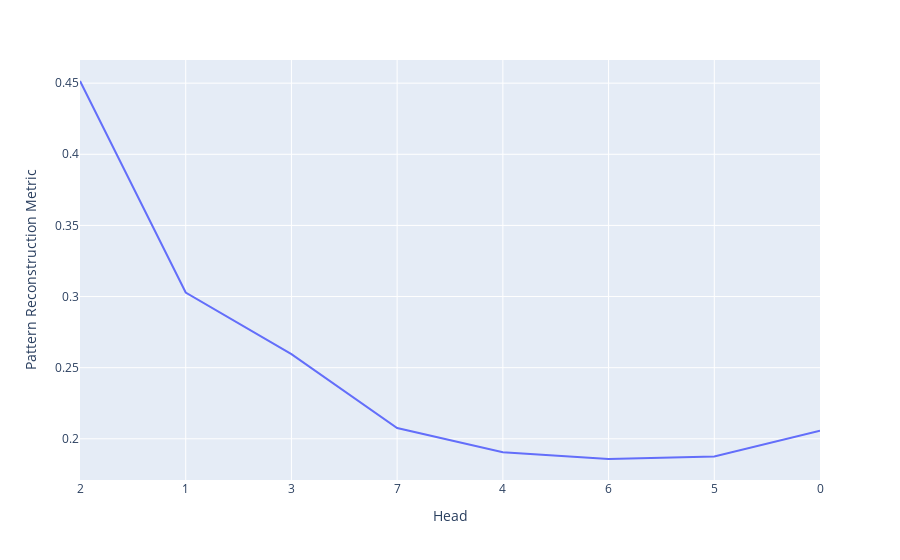

This figure's notebook cell:
### Code cell
def pattern_metric( 
    patched_cache: ActivationCache,
    clean_cache: ActivationCache,
) -> Float[Tensor, ""]:
    patched_pattern = patched_cache['blocks.1.attn.hook_pattern']
    clean_pattern = clean_cache['blocks.1.attn.hook_pattern']
    return torch.norm(patched_pattern[0,6]-clean_pattern[0,6])

rank_heads_by_patching_metric(model,petersen_graph.A,random_cache,pattern_metric,'blocks.1.attn.hook_pattern')

### Figure 1 — Plotly figure (JSON) as saved in the notebook; plotly's stock layout.template omitted (floating-point values rounded to 4 significant figures)
{"data": [{"hovertemplate": "Head=%{x}<br>Pattern Reconstruction Metric=%{y}<extra></extra>", "legendgroup": "", "line": {"color": "#636efa", "dash": "solid"}, "marker": {"symbol": "circle"}, "mode": "lines", "name": "", "orientation": "v", "showlegend": false, "type": "scatter", "x": ["2", "1", "3", "7", "4", "6", "5", "0"], "xaxis": "x", "y": [0.4515, 0.3028, 0.2595, 0.2075, 0.1906, 0.1858, 0.1875, 0.2057], "yaxis": "y"}], "layout": {"legend": {"tracegroupgap": 0}, "margin": {"t": 60}, "xaxis": {"anchor": "y", "domain": [0, 1], "title": {"text": "Head"}}, "yaxis": {"anchor": "x", "domain": [0, 1], "title": {"text": "Pattern Reconstruction Metric"}}}}
